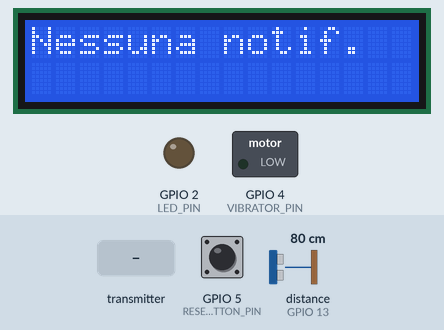
This sketch was run on a simulated ESP32. Shown: 16×2 character LCD, switched loads named in the sketch (green lamp = pin HIGH), output pins drawn as LEDs (lit = HIGH). Wiring (inferred from the names in the program): ultrasonic range finder: trigger GPIO 12; echo GPIO 13. The test bench sets the inputs (shaded band); at power-on: distance to the obstacle (sensor on GPIO 13) 80 cm, GPIO 5 (RESET_BUTTON_PIN) HIGH. The echo pulse lasts 58.3 µs per cm; pins used as bus, display or sensor lines are not drawn; what the sketch prints to the serial monitor is not drawn.

Above: at 1.2 s.
1.3 s: the transmitter starts sending dingDong = 1
At 2.6 s:
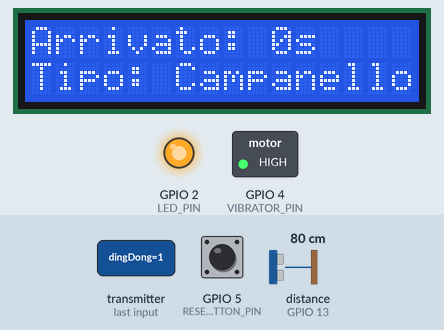
2.9 s: distance to the obstacle (sensor on GPIO 13) set to 2 cm
At 5.8 s:
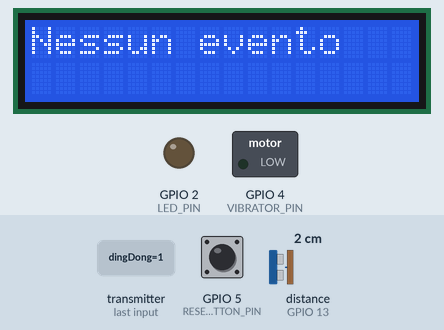
5.9 s: the transmitter starts sending telephoneCall = 0
8.9 s: distance to the obstacle (sensor on GPIO 13) set to 18 cm
At 9.4 s:
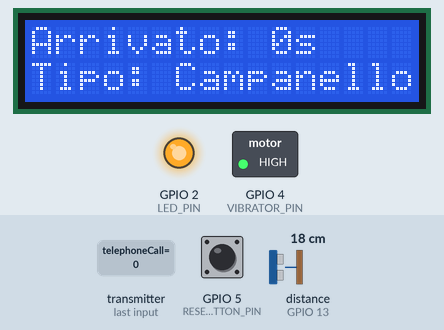
10.5 s: the transmitter starts sending dingDong = 0
At 12.3 s:
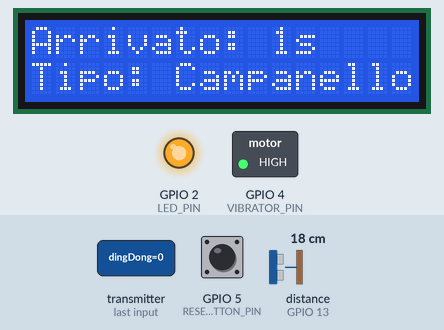
13.5 s: the transmitter starts sending telephoneCall = 1
At 14.1 s:
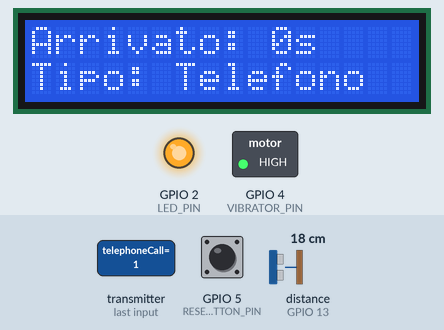
Timing chart, 0 to 16.5 s (numbered marks = the images above; inputs shaded):
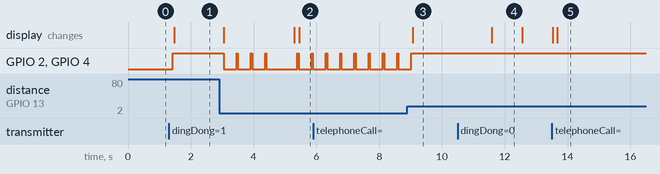

The sketch:

receiver.ino
```cpp
#include <WiFi.h>
#include <esp_now.h>
#include <Wire.h>
#include <LiquidCrystal_I2C.h>

#define LED_PIN 2
#define VIBRATOR_PIN 4
#define RESET_BUTTON_PIN 5

// HY-SRF05 Ultrasuoni
#define SRF05_TRIG_PIN 12
#define SRF05_ECHO_PIN 13
#define SRF05_HAND_DISTANCE_CM 10 // distanza massima per rilevare la mano

LiquidCrystal_I2C lcd(0x27, 16, 2); // indirizzo I2C e dimensioni display

typedef struct {
  bool dingDong;
  bool telephoneCall;
} Message;

Message incomingData;
bool notified = false;
unsigned long notifyMillis = 0;
String notifyType = "";

// Funzione lettura distanza HY-SRF05
long readDistanceCM() {
  digitalWrite(SRF05_TRIG_PIN, LOW);
  delayMicroseconds(2);
  digitalWrite(SRF05_TRIG_PIN, HIGH);
  delayMicroseconds(10);
  digitalWrite(SRF05_TRIG_PIN, LOW);
  long duration = pulseIn(SRF05_ECHO_PIN, HIGH, 30000); // timeout 30ms
  long distance = duration * 0.034 / 2;
  return distance;
}

void OnDataRecv(const uint8_t * mac, const uint8_t *data, int len) {
  memcpy(&incomingData, data, sizeof(incomingData));

  if (incomingData.dingDong) {
    notified = true;
    notifyMillis = millis();
    notifyType = "Campanello";
    Serial.println("🔔 Campanello rilevato!");
  } else if (incomingData.telephoneCall) {
    notified = true;
    notifyMillis = millis();
    notifyType = "Telefono";
    Serial.println("📞 Telefono rilevato!");
  }
}

void setup() {
  Serial.begin(115200);
  WiFi.mode(WIFI_STA);
  WiFi.disconnect();

  pinMode(LED_PIN, OUTPUT);
  pinMode(VIBRATOR_PIN, OUTPUT);
  pinMode(RESET_BUTTON_PIN, INPUT_PULLUP);

  pinMode(SRF05_TRIG_PIN, OUTPUT);
  pinMode(SRF05_ECHO_PIN, INPUT);

  digitalWrite(LED_PIN, LOW);
  digitalWrite(VIBRATOR_PIN, LOW);

  lcd.init();
  lcd.backlight();
  lcd.clear();
  lcd.setCursor(0,0);
  lcd.print("Receiver pronto");

  if (esp_now_init() != ESP_OK) {
    Serial.println("Errore inizializzazione ESP-NOW");
    lcd.setCursor(0,1);
    lcd.print("Errore ESP-NOW");
    return;
  }

  esp_now_register_recv_cb(OnDataRecv);
  Serial.println("Receiver pronto");
}

void loop() {
  if (notified) {
    digitalWrite(LED_PIN, HIGH);
    digitalWrite(VIBRATOR_PIN, HIGH);

    unsigned long elapsed = (millis() - notifyMillis) / 1000;
    lcd.setCursor(0,0);
    lcd.print("Arrivato:      ");
    lcd.setCursor(10,0);
    lcd.print(elapsed);
    lcd.print("s");
    lcd.setCursor(0,1);
    lcd.print("Tipo: ");
    lcd.print(notifyType);
    lcd.print("      ");
  } else {
    lcd.setCursor(0,0);
    lcd.print("Nessuna notif. ");
    lcd.setCursor(0,1);
    lcd.print("                ");
  }

  // Reset manuale con bottone o con mano davanti al sensore
  if ((digitalRead(RESET_BUTTON_PIN) == LOW || readDistanceCM() < SRF05_HAND_DISTANCE_CM) && notified) {
    Serial.println("🔕 Notifica resettata");
    notified = false;
    digitalWrite(LED_PIN, LOW);
    digitalWrite(VIBRATOR_PIN, LOW);
    lcd.clear();
    lcd.setCursor(0,0);
    lcd.print("Nessun evento");
    delay(300);
  }
  delay(100);
}
```

Measured:
- after the input at 1.3 s, GPIO 2 (LED_PIN), GPIO 4 (VIBRATOR_PIN): LOW → HIGH after 0.13 s; the display: changes after 0.17 s (image 1)
- after the input at 2.9 s, GPIO 2 (LED_PIN), GPIO 4 (VIBRATOR_PIN): goes 3 × (LOW 0.42 s, HIGH 0.04 s), LOW 0.99 s, HIGH 0.04 s, LOW 0.42 s, HIGH 0.04 s, then LOW, starting after 0.14 s; the display: changes after 0.16 s (image 2)
- after the input at 8.9 s, GPIO 2 (LED_PIN), GPIO 4 (VIBRATOR_PIN): goes on until 9.0 s, then stays HIGH; the display: changes after 0.17 s (image 3)
- after the input at 10.5 s, the display: changes after 1.1 s (image 4)
- after the input at 13.5 s, the display: first differs from a run without the input after 0.17 s (image 5)
- what the display in image 4 shows lasts 1.0 s, from 11.6 s to 12.6 s
